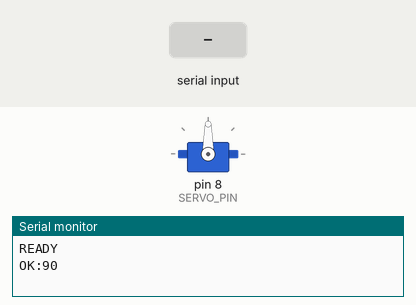
Bench run of a sketch on a simulated Arduino Uno, built with avr-gcc and run on an emulated ATmega328P. Parts: servo, the last lines printed to the serial monitor. The inputs (shaded band) are chosen by the test bench.

Above: at 1.2 s.
1.3 s: "A:\n" received over Serial
At 2.9 s:
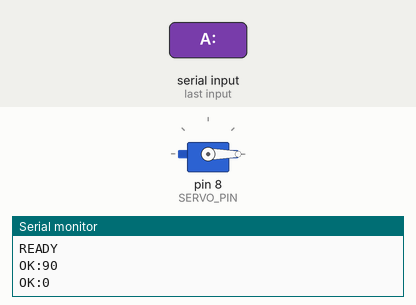
3.8 s: "C\n" received over Serial
At 4.26 s:
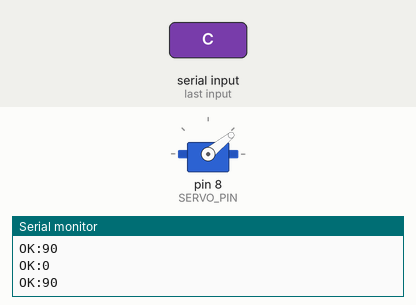
6.2 s: "0\n" received over Serial
At 6.65 s:
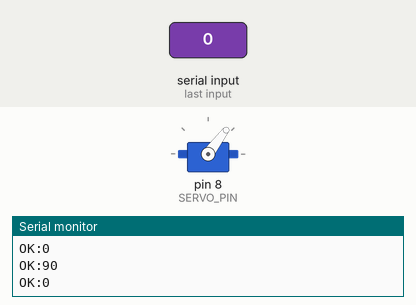
Timing chart, 0 to 9.2 s (numbered marks = the images above; inputs shaded):
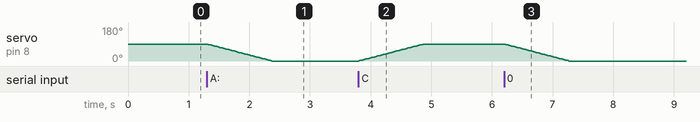

The sketch:

servo_camera.ino
```cpp
/*
  AI 헬멧 모니터링 - 카메라 회전 서보
  - 서보 신호선: 디지털 8번 핀
  - PC(Flask) USB 시리얼 (COM5, 115200)

  명령:
    A:90  /  90  -> 목표 각도
    C           -> 중앙(90)
    ?           -> 현재 각도 응답 OK:xx

  특징:
    - delay로 막지 않음 (명령이 쌓여도 최신 각도만 따라감)
    - 시리얼에 여러 줄이 와도 마지막 명령만 적용
*/

#include <Servo.h>

const int SERVO_PIN = 8;
const int CENTER_ANGLE = 90;
const int MIN_ANGLE = 0;
const int MAX_ANGLE = 180;
const int STEP_MS = 12;   // 1도 이동 간격 (클수록 부드러움, 느림)
const int STEP_MS_OVER_90 = 18;  // 90도 이상에서 더 천천히

Servo cameraServo;
int currentAngle = CENTER_ANGLE;
int targetAngle = CENTER_ANGLE;
unsigned long lastStepMs = 0;
String inputBuffer = "";

void setup() {
  Serial.begin(115200);
  cameraServo.attach(SERVO_PIN);
  currentAngle = CENTER_ANGLE;
  targetAngle = CENTER_ANGLE;
  cameraServo.write(currentAngle);
  Serial.println("READY");
  Serial.print("OK:");
  Serial.println(currentAngle);
}

void loop() {
  readSerialCommands();
  stepTowardTarget();
}

void readSerialCommands() {
  while (Serial.available() > 0) {
    char c = (char)Serial.read();
    if (c == '\n' || c == '\r') {
      if (inputBuffer.length() > 0) {
        applyCommand(inputBuffer);
        inputBuffer = "";
      }
    } else {
      inputBuffer += c;
      if (inputBuffer.length() > 24) {
        inputBuffer = "";
      }
    }
  }
}

void applyCommand(String cmd) {
  cmd.trim();
  cmd.toUpperCase();
  if (cmd.length() == 0) return;

  if (cmd == "?" || cmd == "STATUS") {
    Serial.print("OK:");
    Serial.println(currentAngle);
    return;
  }

  if (cmd == "C" || cmd == "CENTER") {
    targetAngle = CENTER_ANGLE;
    Serial.print("OK:");
    Serial.println(targetAngle);
    return;
  }

  int angle = -1;
  if (cmd.startsWith("A:")) {
    angle = cmd.substring(2).toInt();
  } else {
    // 숫자만 온 경우
    bool digits = true;
    for (unsigned int i = 0; i < cmd.length(); i++) {
      if (!isDigit(cmd.charAt(i))) {
        digits = false;
        break;
      }
    }
    if (digits) {
      angle = cmd.toInt();
    }
  }

  if (angle < MIN_ANGLE || angle > MAX_ANGLE) {
    Serial.println("ERR:ANGLE");
    return;
  }

  targetAngle = angle;  // 최신 목표만 유지
  Serial.print("OK:");
  Serial.println(targetAngle);
}

void stepTowardTarget() {
  if (currentAngle == targetAngle) {
    return;
  }

  unsigned long now = millis();
  unsigned long stepDelay = (currentAngle >= 90 || targetAngle > 90)
      ? (unsigned long)STEP_MS_OVER_90
      : (unsigned long)STEP_MS;
  if (now - lastStepMs < stepDelay) {
    return;
  }
  lastStepMs = now;

  if (currentAngle < targetAngle) {
    currentAngle++;
  } else {
    currentAngle--;
  }
  cameraServo.write(currentAngle);
}
```

Measured:
- after the input at 1.3 s, servo on pin 8 (SERVO_PIN): moves from 90° to 0° over 1.1 s, starting at once
- after the input at 3.8 s, servo on pin 8 (SERVO_PIN): moves from 0° to 90° over 1.1 s, starting at once
- after the input at 6.2 s, servo on pin 8 (SERVO_PIN): moves from 90° to 0° over 1.1 s, starting at once
